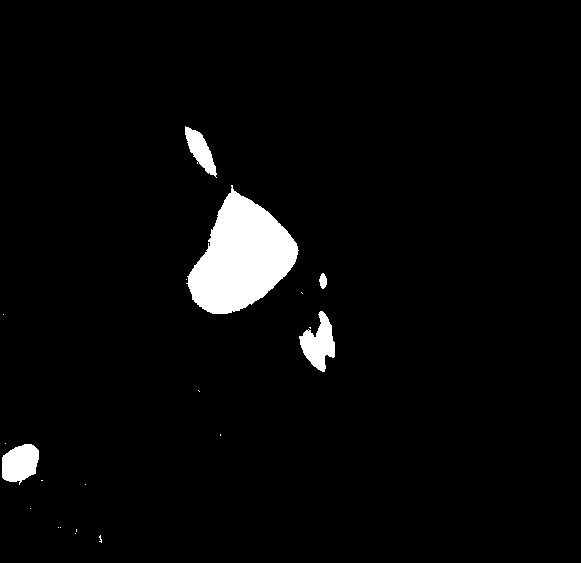
#> input picture 医院项目/2-医学图像预处理/3-二值化并筛选/1.jpg, 581 x 563 px, found by its file name
$ python '维纳滤波.py'
#> lines starting #> are read from the running program, lines starting #| are printed output that depends on the picture
#> further down, lena is the input picture: shape (563, 581, 3); min 0, max 255, mean 9.1
# https://blog.csdn.net/jpc20144055069/article/details/106451831

from scipy.signal import wiener
import cv2
import numpy as np
import matplotlib.pyplot as plt

def gasuss_noise(image, mean=0, var=0.001):
    '''
        添加高斯噪声
        mean : 均值
        var : 方差
    '''
#> called with mean = 0, var = 0.001
    image = np.array(image/255, dtype=float)
    noise = np.random.normal(mean, var ** 0.5, image.shape)
    out = image + noise
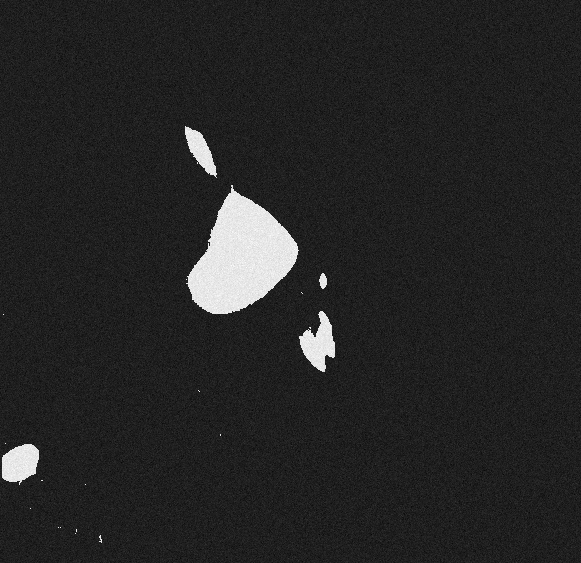
#> out: shape (563, 581) float64; min -0.153, max 1.11, mean 0.0358; drawn with min black and max white
    if out.min() < 0:
        low_clip = -1.
    else:
        low_clip = 0.
    out = np.clip(out, low_clip, 1.0)
    out = np.uint8(out*255)
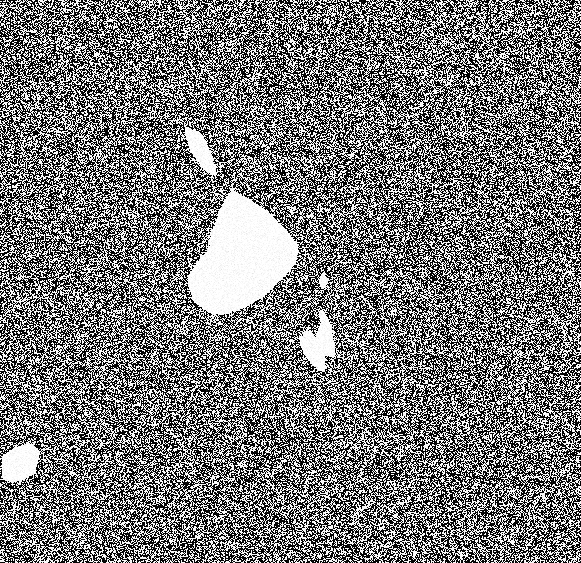
#> out: shape (563, 581); min 0, max 255, mean 120
    #cv.imshow("gasuss", out)
    return out

if __name__ == '__main__':
    lena = cv2.imread("1.jpg")
    if lena.shape[-1] == 3:
        lenaGray = cv2.cvtColor(lena, cv2.COLOR_BGR2GRAY)
    else:
        lenaGray = lena.copy()

    plt.figure('原图')
    plt.imshow(lenaGray, cmap='gray')

    # 添加高斯噪声
    lenaNoise = gasuss_noise(lenaGray)

    plt.figure('添加高斯噪声后的图像')
    plt.imshow(lenaNoise, cmap='gray')

    # 维纳滤波
    lenaNoise = lenaNoise.astype('float64')
    lenaWiener = wiener(lenaNoise, [3, 3])
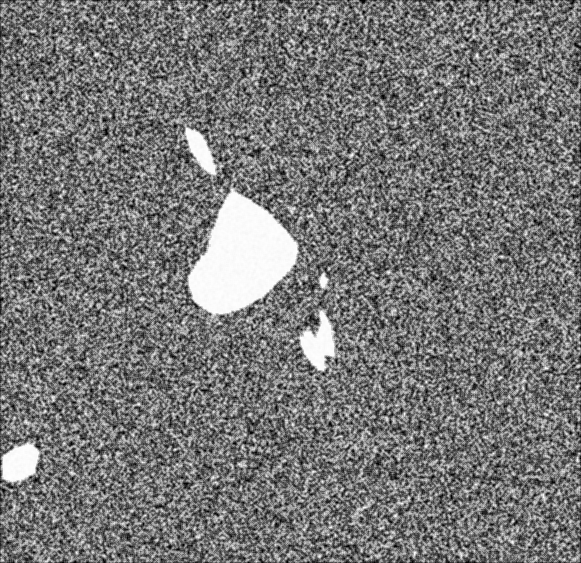
#> lenaWiener: shape (563, 581) float64; min 0.778, max 255, mean 119.7; drawn with min black and max white
    lenaWiener = np.uint8(lenaWiener / lenaWiener.max() * 255)

    plt.figure('经过维纳滤波后的图像')
    plt.imshow(lenaWiener, cmap='gray')
    plt.show()
